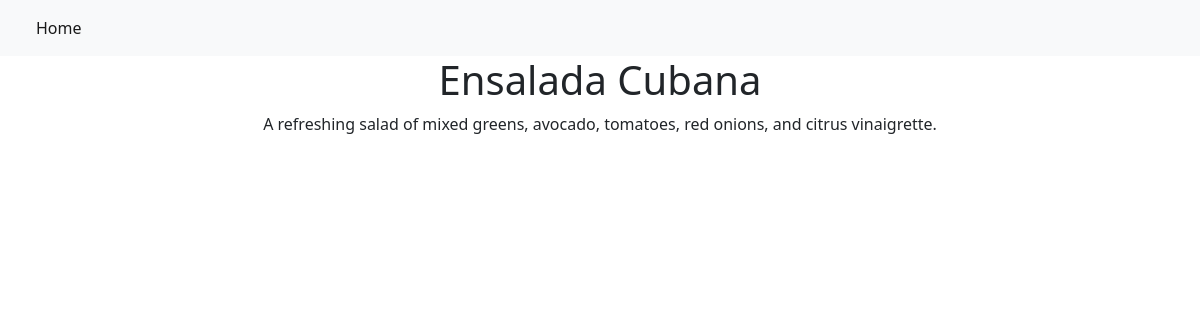
/item/16/, run on the app's committed database.
### restaurant_menu/models.py (models this page shows, shortened)
class Item(models.Model):
    meal = models.CharField(max_length=1000, unique=True)
    description = models.CharField(max_length=2000)
    price = models.DecimalField(max_digits=10, decimal_places=2)
    meal_type = models.CharField(max_length=200, choices=MEAL_TYPE)
    author = models.ForeignKey(User, on_delete=models.PROTECT)
    status = models.IntegerField(choices=STATUS, default=0)
    date_created = models.DateTimeField(auto_now_add=True)
    date_updated = models.DateTimeField(auto_now=True)

### restaurant_menu/views.py (the view)
# urls.py: path('item/<int:pk>/', views.MenuItemDetail.as_view(), name='menu_item')
class MenuItemDetail(generic.DetailView):
    model = Item
    template_name = "menu_item_detail.html"

### restaurant_menu/templates/menu_item_detail.html
{% extends 'base.html' %}
{% block content %}
    <div class="container" style="text-align:center">
        <h1>{{item.meal}}</h1>
        <p>{{item.description}}</p>
    </div>
{% endblock content %}

### data on the page
Item: meal "Ensalada Cubana", description "A refreshing salad of mixed greens, avocado, tomatoes, red onions, and citrus vinaigrette."
